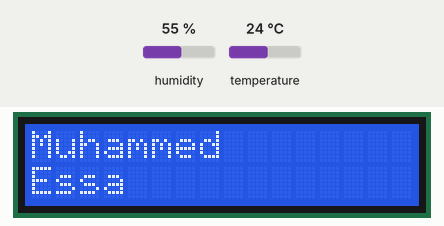
Bench run of a program on a simulated Raspberry Pi (BCM pin numbers). Parts: 16×2 character LCD. Inputs (shaded band) come from the test bench; at power-on: humidity 55 %, temperature 24 °C. Each call to the cloud database takes 0.3 s, and an entry nobody has set reads as its off value or as empty; what the program prints to the terminal is not drawn.

Above: at 1.2 s.
1.3 s: humidity set to 22 %
At 11.8 s:
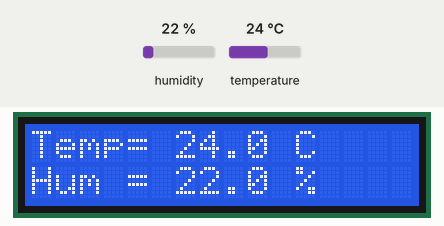
12.4 s: temperature set to 12 °C
At 21.98 s:
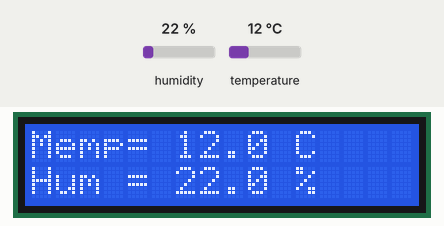
23.4 s: humidity set to 40 %
At 33.6 s:
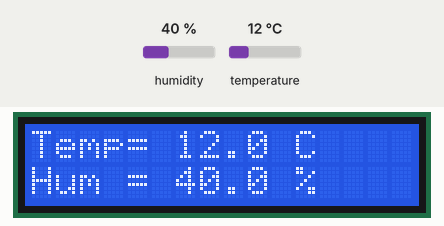
37.4 s: temperature set to 19 °C
At 46.9 s:
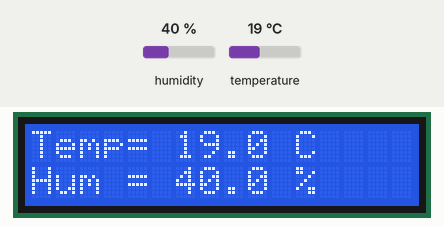
Timing chart, 0 to 48.4 s (numbered marks = the images above; inputs shaded):
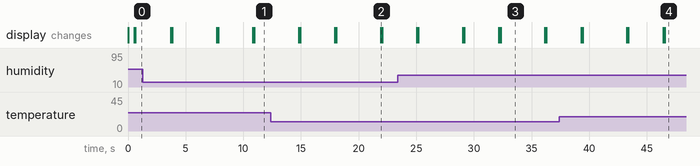

The program:

screen.py
```python
#!/usr/bin/python

import smbus
import time


import sys
import Adafruit_DHT
import time


import firebase_admin
from firebase_admin import credentials
from firebase_admin import db

# Define some device parameters
I2C_ADDR  = 0x27 # I2C device address
LCD_WIDTH = 16   # Maximum characters per line

# Define some device constants
LCD_CHR = 1 # Mode - Sending data
LCD_CMD = 0 # Mode - Sending command

LCD_LINE_1 = 0x80 # LCD RAM address for the 1st line
LCD_LINE_2 = 0xC0 # LCD RAM address for the 2nd line
LCD_LINE_3 = 0x94 # LCD RAM address for the 3rd line
LCD_LINE_4 = 0xD4 # LCD RAM address for the 4th line

LCD_BACKLIGHT  = 0x08  # On
#LCD_BACKLIGHT = 0x00  # Off

ENABLE = 0b00000100 # Enable bit

# Timing constants
E_PULSE = 0.0005
E_DELAY = 0.0005

#Open I2C interface
#bus = smbus.SMBus(0)  # Rev 1 Pi uses 0
bus = smbus.SMBus(1) # Rev 2 Pi uses 1

def lcd_init():
  # Initialise display
  lcd_byte(0x33,LCD_CMD) # 110011 Initialise
  lcd_byte(0x32,LCD_CMD) # 110010 Initialise
  lcd_byte(0x06,LCD_CMD) # 000110 Cursor move direction
  lcd_byte(0x0C,LCD_CMD) # 001100 Display On,Cursor Off, Blink Off
  lcd_byte(0x28,LCD_CMD) # 101000 Data length, number of lines, font size
  lcd_byte(0x01,LCD_CMD) # 000001 Clear display
  time.sleep(E_DELAY)

def lcd_byte(bits, mode):
  # Send byte to data pins
  # bits = the data
  # mode = 1 for data
  #        0 for command

  bits_high = mode | (bits & 0xF0) | LCD_BACKLIGHT
  bits_low = mode | ((bits<<4) & 0xF0) | LCD_BACKLIGHT

  # High bits
  bus.write_byte(I2C_ADDR, bits_high)
  lcd_toggle_enable(bits_high)

  # Low bits
  bus.write_byte(I2C_ADDR, bits_low)
  lcd_toggle_enable(bits_low)

def lcd_toggle_enable(bits):
  # Toggle enable
  time.sleep(E_DELAY)
  bus.write_byte(I2C_ADDR, (bits | ENABLE))
  time.sleep(E_PULSE)
  bus.write_byte(I2C_ADDR,(bits & ~ENABLE))
  time.sleep(E_DELAY)

def lcd_string(message,line):
  # Send string to display

  message = message.ljust(LCD_WIDTH," ")

  lcd_byte(line, LCD_CMD)

  for i in range(LCD_WIDTH):
    lcd_byte(ord(message[i]),LCD_CHR)


cred = credentials.Certificate('firebase.json')

firebase_admin.initialize_app(cred,{
'databaseURL': "https://raspberrypi-84de0.firebaseio.com/"
})

ref = db.reference('status')

def main():
  # Main program block

  # Initialise display
  lcd_init()

  while True:


    humidity, temperature = Adafruit_DHT.read_retry(11, 4)
    print 'Temp: {0:0.1f} C  Humidity: {1:0.1f} %'.format(temperature, humidity)

    # Send some test
    lcd_string("Muhammed",LCD_LINE_1)
    lcd_string("Essa",LCD_LINE_2)

    time.sleep(3)

    # Send some more text
    lcd_string(  'Temp= %.1f C' % temperature  ,LCD_LINE_1)
    lcd_string( 'Hum = %.1f %%' % humidity ,LCD_LINE_2)

    ref.push({
        "Temperature":'Temp= %.1f C' % temperature,
        "Humidity":'Hum = %.1f %%' % humidity
    })


    time.sleep(3)

if __name__ == '__main__':

  try:
    main()
  except KeyboardInterrupt:
    pass
  finally:
    lcd_byte(0x01, LCD_CMD)
```

Measured:
- what the display in image 3 shows lasts 3.8 s, from 32.3 s to 36.1 s
